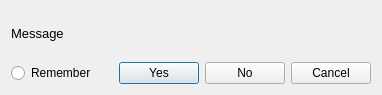
<?xml version="1.0" encoding="UTF-8"?>
<ui version="4.0">
 <class>ChoiceDialog</class>
 <widget class="QDialog" name="ChoiceDialog">
  <property name="geometry">
   <rect>
    <x>0</x>
    <y>0</y>
    <width>382</width>
    <height>95</height>
   </rect>
  </property>
  <property name="windowTitle">
   <string>Dialog</string>
  </property>
  <layout class="QGridLayout" name="gridLayout">
   <item row="0" column="0" colspan="2">
    <widget class="QLabel" name="messageLabel">
     <property name="font">
      <font>
       <pointsize>10</pointsize>
      </font>
     </property>
     <property name="text">
      <string>Message</string>
     </property>
    </widget>
   </item>
   <item row="2" column="0">
    <widget class="QRadioButton" name="rememberRadioButton">
     <property name="text">
      <string>Remember</string>
     </property>
    </widget>
   </item>
   <item row="2" column="1">
    <layout class="QHBoxLayout" name="horizontalLayout">
     <item>
      <spacer name="horizontalSpacer">
       <property name="orientation">
        <enum>Qt::Horizontal</enum>
       </property>
       <property name="sizeHint" stdset="0">
        <size>
         <width>40</width>
         <height>20</height>
        </size>
       </property>
      </spacer>
     </item>
     <item>
      <widget class="QPushButton" name="yesPushButton">
       <property name="text">
        <string>Yes</string>
       </property>
      </widget>
     </item>
     <item>
      <widget class="QPushButton" name="noPushButton">
       <property name="text">
        <string>No</string>
       </property>
      </widget>
     </item>
     <item>
      <widget class="QPushButton" name="cancelPushButton">
       <property name="text">
        <string>Cancel</string>
       </property>
      </widget>
     </item>
    </layout>
   </item>
  </layout>
 </widget>
 <resources/>
 <connections/>
</ui>
